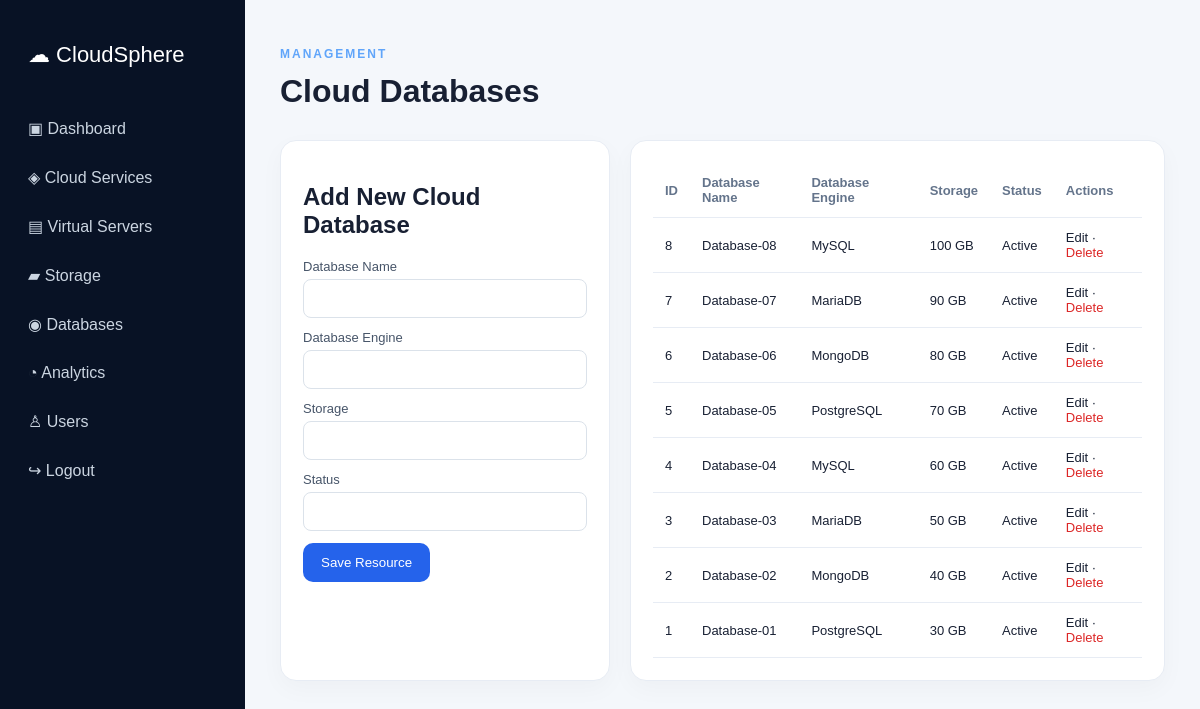
The app's page /databases.php (signed in) with its own data.
### tables this page shows
CREATE TABLE cloud_databases(id INT AUTO_INCREMENT PRIMARY KEY,database_name VARCHAR(120),database_engine VARCHAR(80),storage VARCHAR(30),status VARCHAR(20),created_at TIMESTAMP DEFAULT CURRENT_TIMESTAMP);

### databases.php (the view, shortened to what this page needs)
<?php require 'includes/auth.php';require_login();require 'config/database.php';$pdo=db();
$fields=['database_name', 'database_engine', 'storage', 'status'];
$edit=null;if(isset($_GET['edit'])){$q=$pdo->prepare('SELECT * FROM cloud_databases WHERE id=?');$q->execute([(int)$_GET['edit']]);$edit=$q->fetch(PDO::FETCH_ASSOC);}
$rows=$pdo->query('SELECT * FROM cloud_databases ORDER BY id DESC')->fetchAll(PDO::FETCH_ASSOC);include 'includes/header.php';include 'includes/sidebar.php';?>
<main><header class="dash-head"><div><p class="tag">MANAGEMENT</p><h1>Cloud Databases</h1></div></header>
<div class="two-col"><form class="card form" method="post"><h2><?= $edit?'Edit':'Add New' ?> Cloud Database</h2><input type="hidden" name="id" value="<?=$edit['id']??''?>"><?php foreach($fields as $f):?><label><?=ucwords(str_replace('_',' ',$f))?><input name="<?=$f?>" value="<?=htmlspecialchars($edit[$f]??'')?>" required></label><?php endforeach;?><button class="btn">Save Resource</button></form>
<div class="card table-wrap"><table><thead><tr><th>ID</th><?php foreach($fields as $f):?><th><?=ucwords(str_replace('_',' ',$f))?></th><?php endforeach;?><th>Actions</th></tr></thead><tbody><?php foreach($rows as $r):?><tr><td><?=$r['id']?></td><?php foreach($fields as $f):?><td><?=htmlspecialchars($r[$f])?></td><?php endforeach;?><td><a href="?edit=<?=$r['id']?>">Edit</a> · <a class="danger" onclick="return confirm('Delete this item?')" href="?delete=<?=$r['id']?>">Delete</a></td></tr><?php endforeach;?></tbody></table></div></div></main><?php include 'includes/footer.php'; ?>

### assets/css/style.css (style rules this page uses)
* { box-sizing:border-box }
body { margin:0;font-family:Arial,sans-serif;background:#f4f7fb;color:#182033 }
a { text-decoration:none;color:inherit }
.btn { background:#2563eb;color:white;border:0;padding:12px 18px;border-radius:10px;display:inline-block;cursor:pointer }
.tag { color:#60a5fa;letter-spacing:2px;font-size:12px;font-weight:bold }
.card { background:#fff;border:1px solid #e7ecf4;border-radius:16px;padding:22px;box-shadow:0 8px 25px #0f172a08 }
main { margin-left:245px;padding:35px;min-height:100vh }
.dash-head { display:flex;justify-content:space-between;align-items:center;margin-bottom:25px }
.dash-head h1 { margin:5px 0 }
.two-col { display:grid;grid-template-columns:330px 1fr;gap:20px }
.form label,.login label { display:block;margin:12px 0;font-size:13px;color:#475569 }
.form input,.login input { width:100%;padding:11px;margin-top:5px;border:1px solid #dbe2ea;border-radius:8px }
table { width:100%;border-collapse:collapse;font-size:13px }
th,td { text-align:left;padding:12px;border-bottom:1px solid #e7ecf4 }
th { color:#64748b }
.table-wrap { overflow:auto }
.danger { color:#dc2626 }

### records on screen
cloud_databases: id "8", database_name "Database-08", database_engine "MySQL", storage "100 GB", status "Active"
cloud_databases: id "7", database_name "Database-07", database_engine "MariaDB", storage "90 GB", status "Active"
cloud_databases: id "6", database_name "Database-06", database_engine "MongoDB", storage "80 GB", status "Active"
cloud_databases: id "5", database_name "Database-05", database_engine "PostgreSQL", storage "70 GB", status "Active"
cloud_databases: id "4", database_name "Database-04", database_engine "MySQL", storage "60 GB", status "Active"
cloud_databases: id "3", database_name "Database-03", database_engine "MariaDB", storage "50 GB", status "Active"
cloud_databases: id "2", database_name "Database-02", database_engine "MongoDB", storage "40 GB", status "Active"
cloud_databases: id "1", database_name "Database-01", database_engine "PostgreSQL", storage "30 GB", status "Active"

### other values on screen
str_replace('_',' ',$f) "Database Name"
str_replace('_',' ',$f) "Database Engine"
str_replace('_',' ',$f) "Storage"
str_replace('_',' ',$f) "Status"
